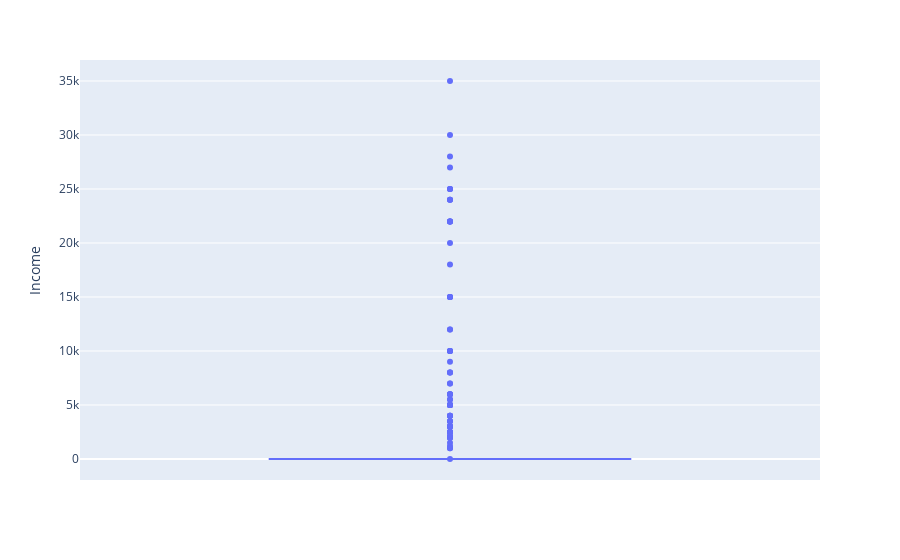

Notebook cell for this chart:
### Code cell
#Renda anual
px.box(df, y='Income')

### Figure 1 — Plotly figure (JSON) as saved in the notebook; plotly's stock layout.template omitted (floating-point values rounded to 4 significant figures; data arrays with more than 128 entries replaced by an {"elided": "..."} marker saying what was removed)
{"data": [{"alignmentgroup": "True", "hovertemplate": "Income=%{y}<extra></extra>", "legendgroup": "", "marker": {"color": "#636efa"}, "name": "", "notched": false, "offsetgroup": "", "orientation": "v", "showlegend": false, "type": "box", "x0": " ", "xaxis": "x", "y": {"elided": "347 int values"}, "y0": " ", "yaxis": "y"}], "layout": {"boxmode": "group", "legend": {"tracegroupgap": 0}, "margin": {"t": 60}, "xaxis": {"anchor": "y", "domain": [0, 1]}, "yaxis": {"anchor": "x", "domain": [0, 1], "title": {"text": "Income"}}}}
